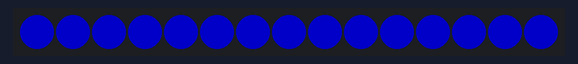
The sketch below on a simulated Arduino Uno, built with avr-gcc and run on an emulated ATmega328P. Shown: 15 RGB LEDs in strip order, left to right. Dim RGB values are drawn brighter than linear.

Above: at 2.4 s.
At 6.83 s:
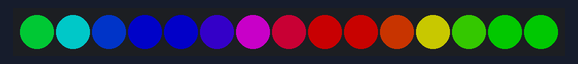
At 11.23 s:
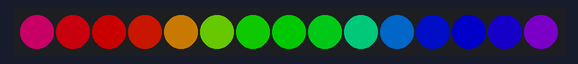
At 20.68 s:
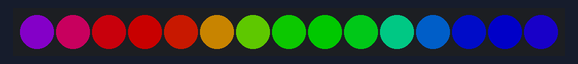
At 29.18 s:
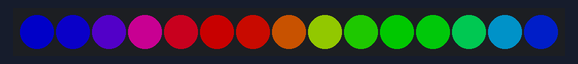
At 39.57 s:
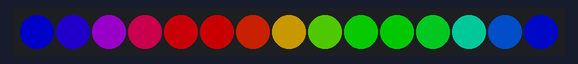

The sketch:

WS2812_Rainbow.ino
```cpp
#include <Adafruit_NeoPixel.h>

// Anzahl der LEDs und der Pin, an den sie angeschlossen sind
#define NUM_LEDS 15
#define LED_PIN 6

// Erstelle ein NeoPixel-Objekt
Adafruit_NeoPixel strip(NUM_LEDS, LED_PIN, NEO_GRB + NEO_KHZ800);

void setup() {
  // Initialisiere die LED-Streifen

 pinMode(LED_PIN, OUTPUT);

  strip.begin();
  strip.setBrightness(100);
  strip.show(); // Alle LEDs ausschalten

   pinMode(LED_PIN, OUTPUT);
}

void loop() {
  // Beispiel: Ein einfacher Farbwechsel-Effekt
  colorWipe(strip.Color(255, 0, 0), 50); // Rot
  colorWipe(strip.Color(0, 255, 0), 50); // Grün
  colorWipe(strip.Color(0, 0, 255), 50); // Blau
  rainbow(20);                          // Regenbogen-Effekt
}

// Funktion: Füllt die LEDs nacheinander mit einer Farbe
void colorWipe(uint32_t color, int wait) {
  for (int i = 0; i < strip.numPixels(); i++) {
    strip.setPixelColor(i, color); // Setzt die Farbe für LED i
    strip.show();                  // Zeige die Änderungen
    delay(wait);                   // Wartezeit zwischen den LEDs
  }
}

// Funktion: Erzeugt einen Regenbogen-Effekt
void rainbow(int wait) {
  for (long firstPixelHue = 0; firstPixelHue < 5 * 65536; firstPixelHue += 256) {
    for (int i = 0; i < strip.numPixels(); i++) {
      int pixelHue = firstPixelHue + (i * 65536L / strip.numPixels());
      strip.setPixelColor(i, strip.gamma32(strip.ColorHSV(pixelHue)));
    }
    strip.show();
    delay(wait);
  }
}
```
